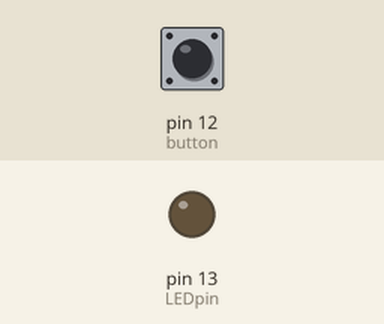
Recording of a sketch running on a simulated Arduino Uno, built with avr-gcc and run on an emulated ATmega328P. On the bench: output pins drawn as LEDs (lit = HIGH). Dashed ring = blinking. The inputs (shaded band) are chosen by the test bench; at power-on: pin 12 (button) LOW.

Above: at 1.2 s.
1.3 s: pin 12 (button) pulled HIGH for 1 s
At 1.42 s:
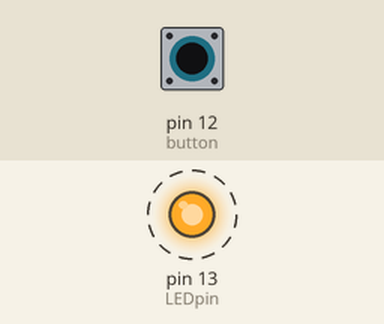
3.8 s: pin 12 (button) pulled HIGH for 3.2 s
At 7.7 s:
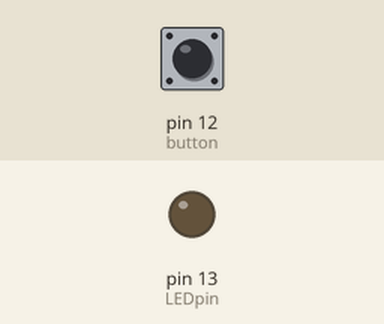
Timing chart, 0 to 9.2 s (numbered marks = the images above; inputs shaded):
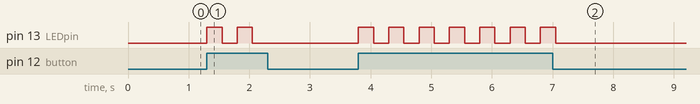

The sketch:

led_button.ino
```cpp
int LEDpin = 13;
int button = 12;

void setup() {
  pinMode(LEDpin, OUTPUT);
  pinMode(button, INPUT);

  // put your setup code here, to run once:

}

void loop() {
  int buttonPressed = digitalRead(button);
  if (buttonPressed == 1) {
    digitalWrite(LEDpin, HIGH);
   delay(250);
   digitalWrite(LEDpin, LOW);
   delay(250);
  }
  else {
    digitalWrite(LEDpin, LOW);
  }
  // put your main code here, to run repeatedly:

}
```

Measured:
- after the input at 1.3 s, pin 13 (LEDpin): alternates HIGH for 0.25 s and LOW for 0.25 s, 4 changes in all, then stays LOW, starting at once
- after the input at 3.8 s, pin 13 (LEDpin): alternates HIGH for 0.25 s and LOW for 0.25 s, 14 changes in all, then stays LOW, starting at once
